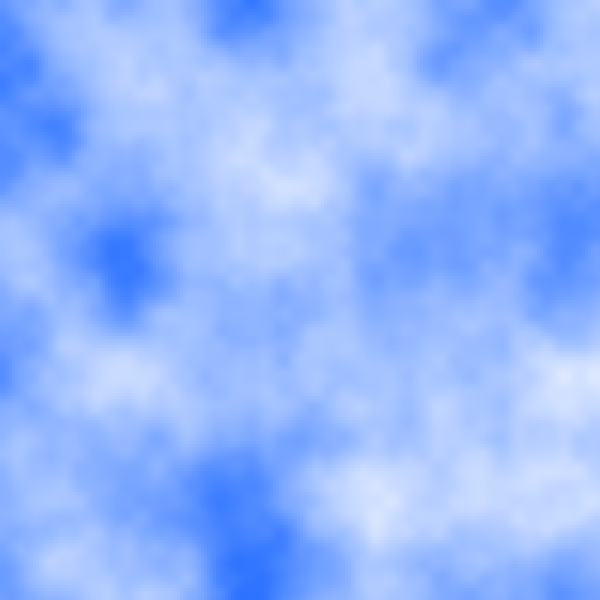
Frame 1 (no input)
Frame 2 (the mouse pressed at the canvas centre, redrawn once): identical to frame 1, image omitted

The Processing sketch that drew this single still picture (run headless with seeded random() and noise(); the mouse was pressed at the canvas centre and the sketch redrawn once):

// Processing sketch: processing_128075
// ── processing_128075.pde

/**
 This example provides a pretty good simulated cloudy sky.
 
 This is the same code as we used for the noise field, with relatively
 few modifications. I fixed the scale and number of divisions to some
 nice range based on what I wanted to see. I took out the keyboard
 controls (since I had fixed those parameters). Finally, I changed the color
 mode to HSB and used our noise fucntion to vary the sturation instead
 of the color. 
 
 C. Andrews
 2014-01-13
 **/



float scale = 0.008;
float numDivisions = 200;


void setup() {
  size(600, 600);
  noLoop();  
  noStroke();
  colorMode(HSB, 360, 100, 100);
}


void draw() {
  background(255);


  float  w = width / numDivisions;
  float h = height / numDivisions;


  for (int j = 0; j < numDivisions; j++) {
    float y = h*j;

    for (int i = 0; i < numDivisions; i++) {
      float x = w*i;

      fill(220, noise(x*scale, y*scale)*100, 100);
      rect(x, y, w+.5, h+.5);
    }
  }
}
